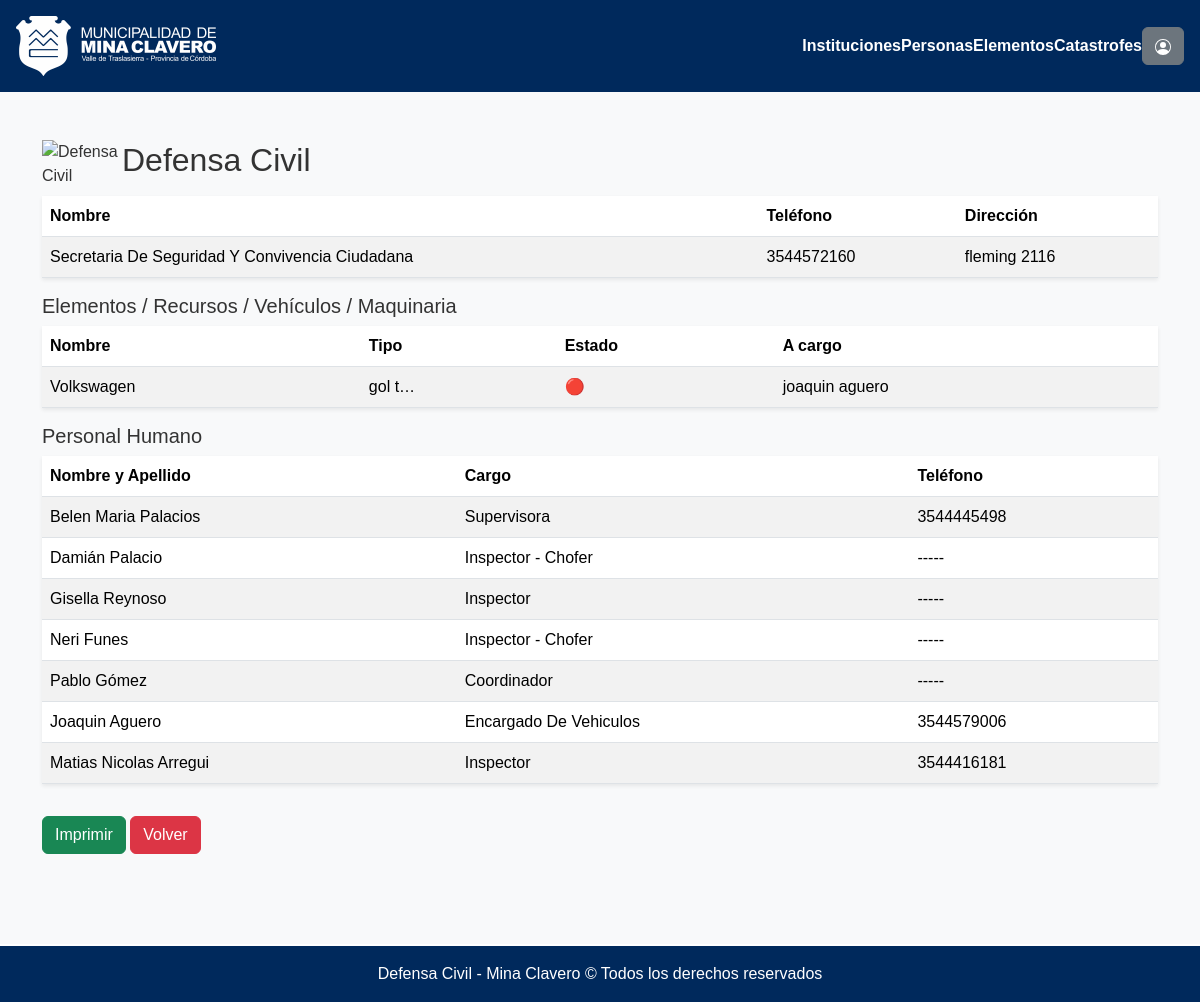
The app's page /instituciones/detalle/2 (signed in), older data.
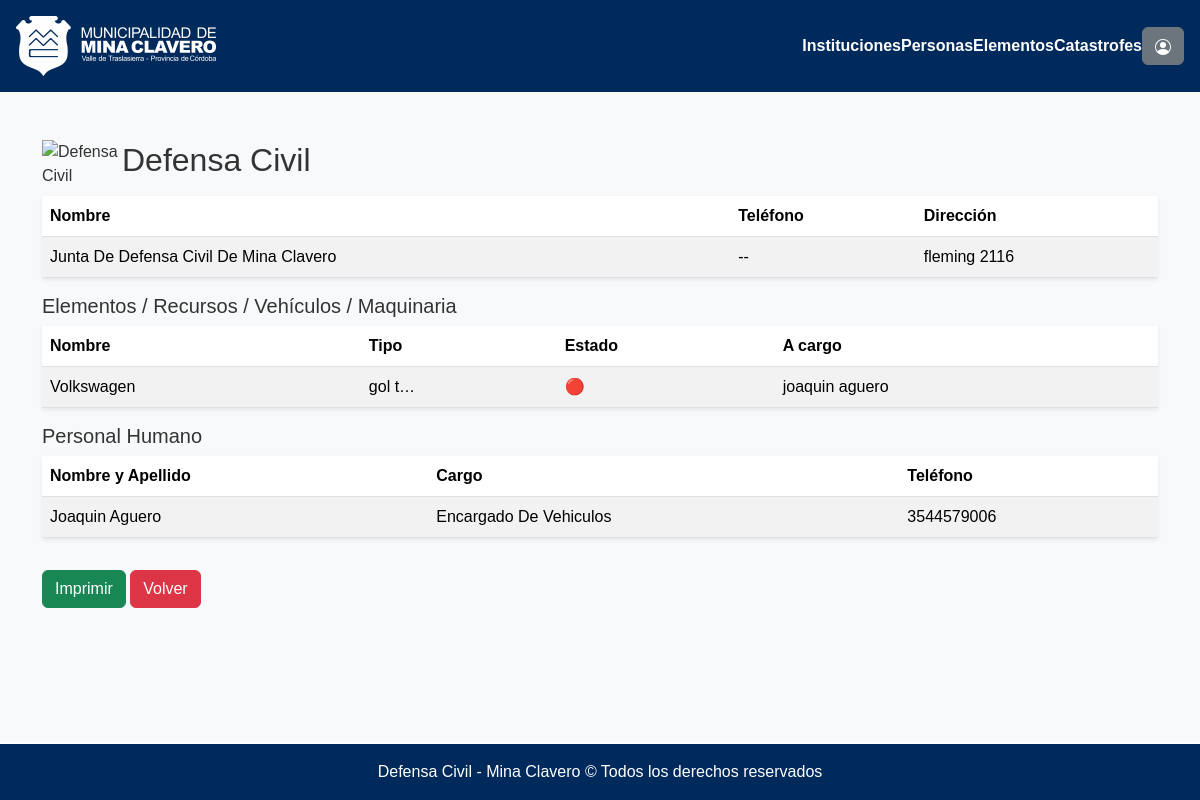
The same page, newer data.
### seguridadVial/models.py (models this page shows, shortened)
class Institucion(models.Model):
    nombre = models.CharField(max_length=120)
    descripcion = models.CharField(max_length=240)
    direccion = models.CharField(max_length=120, default="", null=True, blank=True)
    email = models.CharField(max_length=120, default="", null=True, blank=True)
    telefono = models.CharField(max_length=30, default="",null=True, blank=True)

class Elementos(models.Model):
    nombre = models.CharField(max_length=120)
    tipo = models.CharField(max_length=120, null=True, blank=True)
    descripcion = models.CharField(max_length=120, default="", null=True, blank=True)
    cantidad = models.IntegerField(default=1, null=True, blank=True)
    observaciones = models.CharField(max_length=240, null=True, blank=True)
    estado = models.BooleanField(default=True, null=True, blank=True)
    id_persona = models.ForeignKey("Persona", on_delete=models.PROTECT)
    id_institucion = models.ForeignKey("Institucion", on_delete=models.CASCADE)

class Persona(models.Model):
    nombre_apellido = models.CharField(max_length=120)
    dni = models.IntegerField(default=0)
    telefono = models.CharField(max_length=30, default="",null=True, blank=True)
    id_institucion = models.ManyToManyField('Institucion', through="InstitucionCargoPersona")

class InstitucionCargoPersona(models.Model):
    id_institucion = models.ForeignKey(Institucion, on_delete=models.CASCADE)
    id_persona = models.ForeignKey(Persona, on_delete=models.CASCADE)
    cargo = models.CharField(max_length=120)

### seguridadVial/views.py (the view)
# urls.py: path("instituciones/detalle/<str:pk>", login_required(permission_required('seguridadVial.view_institucion')(views.institucionDetalle)), name="institucionDetalle"),
def institucionDetalle(request, pk):
    institucion = Institucion.objects.get(id=pk)
    personas_institucion = [x.id_persona.pk for x in InstitucionCargoPersona.objects.filter(id_institucion=pk) ]
    personas = [ x for x in Persona.objects.all().order_by('nombre_apellido')  if x.pk in personas_institucion]
    cargos =  [{"id_persona": x.id_persona.pk, "cargo":x.cargo} for x in InstitucionCargoPersona.objects.filter(id_institucion=pk)]
    elementos_institucion = Elementos.objects.filter(id_institucion=pk)
    print(cargos)
    context= {"institucion":institucion, "personas": personas, "elementos": elementos_institucion, "cargos": cargos}
    return render(request, os.path.join("defensaCivil", "detalles", "institucionDetalle.html"), context=context)

### municipalidad/templates/defensaCivil/detalles/institucionDetalle.html (shortened to what the changed rows need)
{% extends "defensaCivil/base.html" %}
{% load static %}
{% block contenido %}
<div class="container mt-5 mb-5">
    <div class="d-flex justify-content-start align-items-center mb-1">
      <h2>Defensa Civil</h2>
    </div>
    <table class="table table-striped shadow-sm mt-2">
        <thead class="bg-light">
          <tr>
            <th scope="col">Nombre</th>
            <th scope="col" class="d-none d-md-table-cell">Teléfono</th>
            <th scope="col" class="d-none d-md-table-cell">Dirección</th>
          </tr>
        </thead>
        <tbody>
            <tr>
              <td style="cursor: pointer;" onclick="window.location.href='{% url 'modificarInstitucion' institucion.id %}'">{{ institucion.nombre | title}}</td>
              <td style="cursor: pointer;" class="d-none d-md-table-cell" onclick="window.location.href='{% url 'modificarInstitucion' institucion.id %}'">{{ institucion.telefono |default_if_none:"--" }}</td>
              <td style="cursor: pointer;" class="d-none d-md-table-cell" onclick="window.location.href='{% url 'modificarInstitucion' institucion.id %}'">{{ institucion.direccion |default_if_none:"--" }}</td>
            </tr>
        </tbody>
    </table>
    {% if elementos %}
        <table class="table table-striped shadow-sm  mt-2">
            <thead class="bg-light">
              <tr>
                <th scope="col">Nombre</th>
                <th scope="col" class="d-none d-lg-table-cell">Tipo</th>
                <th scope="col">Estado</th>
                <th scope="col" class="d-none d-md-table-cell">A cargo</th>
              </tr>
            </thead>
            <tbody>
              {% for elemento in elementos %}
                <tr>
                  <td style="cursor: pointer;" onclick="window.location.href='{% url 'modificarElemento' elemento.id %}'">{{ elemento.nombre | title}}</td>
                  <td style="cursor: pointer;" class="d-none d-lg-table-cell" onclick="window.location.href='{% url 'modificarElemento' elemento.id %}'">{{ elemento.tipo|default_if_none:"-----" | truncatechars:6}}</td>
                  <td style="cursor: pointer;" onclick="window.location.href='{% url 'modificarElemento' elemento.id %}'">
                    {% if elemento.estado %}
                      <span style="color: red;">🔴</span>
                    {% else %}
                      <span style="color: green;">🟢</span>
                    {% endif %}
                  <td style="cursor: pointer;" class="d-none d-md-table-cell" onclick="window.location.href='{% url 'modificarElemento' elemento.id %}'">{{ elemento.id_persona.nombre_apellido}}</td>
                </tr>
              {% endfor %}
            </tbody>
        </table>
    {% endif %}
    {% if personas %}
        <table class="table table-striped shadow-sm  mt-2">
            <thead class="bg-light">
              <tr>
                <th scope="col">Nombre y Apellido</th>
                <th scope="col">Cargo</th>
                <th scope="col" class="d-none d-md-table-cell">Teléfono</th>
              </tr>
            </thead>
            <tbody>
              {% for persona in personas %}
                {% if persona.nombre != "seleccionar persona" %}
                  <tr>
                    <td style="cursor: pointer;" onclick="window.location.href='{% url 'modificarPersona' persona.id %}'">{{ persona.nombre_apellido | title}}</td>
                    {% for cargo in cargos %}
                    {% if persona.id == cargo.id_persona%}
                      <td style="cursor: pointer;" onclick="window.location.href='{% url 'modificarPersona' persona.id %}'">{{cargo.cargo | title}}</td>
                    {% endif %}
                    {% endfor %}
                    <td style="cursor: pointer;" class="d-none d-md-table-cell" onclick="window.location.href='{% url 'modificarPersona' persona.id %}'">{{ persona.telefono | default_if_none:"-----" }}</td>
                  </tr>
                {% endif %}
              {% endfor %}
            </tbody>
        </table>
    {% endif %}
</div>
{% endblock %}

Row changes from the older to the newer data that the page shows:
removed Persona: nombre_apellido "Belen Maria Palacios", telefono "3544445498"
removed InstitucionCargoPersona: cargo "Supervisora"
removed Persona: nombre_apellido "Damián Palacio", telefono "-----"
removed InstitucionCargoPersona: cargo "Inspector - Chofer"
removed Persona: nombre_apellido "Gisella Reynoso", telefono "-----"
removed InstitucionCargoPersona: cargo "Inspector"
removed Persona: nombre_apellido "Neri Funes", telefono "-----"
removed InstitucionCargoPersona: cargo "Inspector - Chofer"
removed Persona: nombre_apellido "Pablo Gómez", telefono "-----"
removed InstitucionCargoPersona: cargo "Coordinador"
removed Persona: nombre_apellido "Matias Nicolas Arregui", telefono "3544416181"
removed InstitucionCargoPersona: cargo "Inspector"
changed Institucion "fleming 2116": nombre "Secretaria De Seguridad Y Convivencia Ciudadana" → "Junta De Defensa Civil De Mina Clavero"; telefono "3544572160" → "--"
